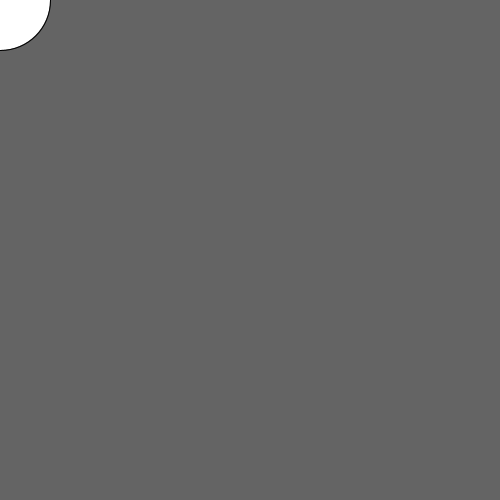
Frame 1 (no input)
Frame 60 (the mouse pressed at the canvas centre just before this capture): identical to frame 1, image omitted
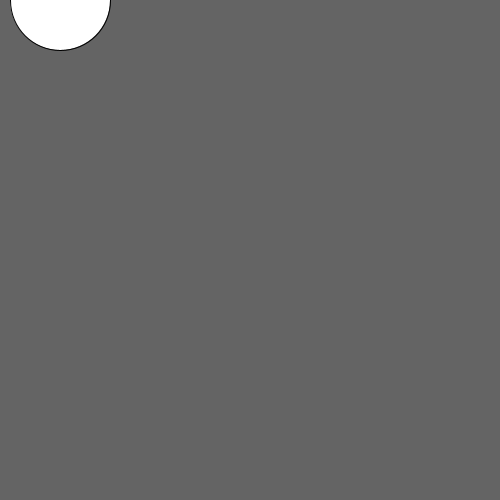
Frame 120 (the mouse held since frame 60 and released just before this capture)

The Processing sketch that drew these frames (run headless with seeded random() and noise(); from frame 60 on, the mouse is pressed at the canvas centre):

// Processing sketch: funciones_agregarPosicion
// ── funciones_agregarPosicion.pde
float agregaX = 0;

void setup() {
  size(500, 500);
  
}

void draw() {
  background(100);
  
  agregaX = mover();
     
  ellipse(agregaX, 0,100,100);

}

float mover() {
  if(mousePressed){
    agregaX ++;
  }
  
  return agregaX;
}
